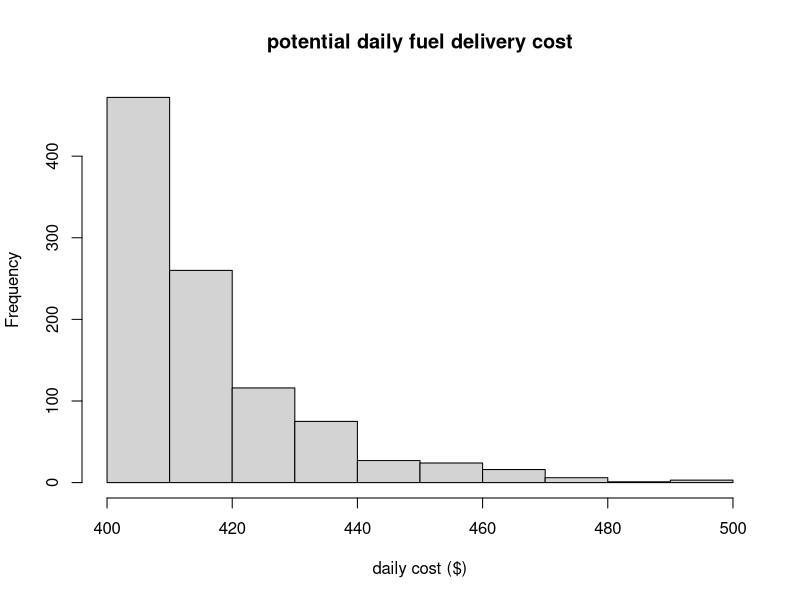

Source code (R):

#@Tinashe Kucherera
#Probability and statistics
#Semester Project: Monte Carlo Simulation
#Sharritt major help gotten from tutorial 

#the simulation is going to be for 1000 trials as per question specification 
num_trials = 1000

#expected trucks for 1000 trials 
Expected_truck = rbinom(num_trials,4,0.96)

#defining the number of fuel diliveries required per day 
#confirm if right
x = runif(num_trials,0,40)
deliveries_required = -0.00125*x + 40.05

#delieveries made during duty time per truck
duty_dayd = rpois(num_trials,12)

#overtime deliveries made if needed each truck
overtime_deliveries = rpois(num_trials,6)

#duty day cost per truck 
duty_daycost = 400 + rexp(num_trials,1/15)

#overtime cost per truck 
overtime_cost = 300 + rgamma(num_trials,shape = 14,rate = 1/6)



#The number of overtime deliveries needed will be calculated  by 
#subtracting the number of duty deliveries made from the number of daily deliveries needed and
#collecting all values greater that zero

Overtime_needed = ((deliveries_required - (duty_dayd*Expected_truck)>0))


fulfillment = (((overtime_deliveries + duty_dayd)*Expected_truck)>=deliveries_required)

#the cost is going to be the duty day cost plus overtime if any overtime is done
for (value in Overtime_needed){
if (value == TRUE){
  cost = overtime_cost + duty_daycost
} else {
  cost = duty_daycost
}}
print(mean(cost))

#the range of daily costs in the middle 95% 
quantile(cost,probs=c(0.025,0.975))
#the histogram 
hist(cost,main="potential daily fuel delivery cost",xlab="daily cost ($)")

#percentage of deliveries fulfilled 
l=length(fulfillment[fulfillment == TRUE])
percentage = (l/num_trials)*100
print(percentage)


#note when there is overtime the distribution is close to normal 
#whn the is no overtime the distribution is exp 
